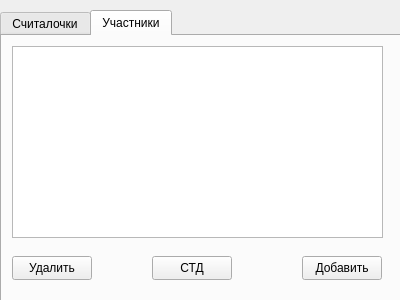
<?xml version="1.0" encoding="UTF-8"?>
<ui version="4.0">
 <class>SettingsDialog</class>
 <widget class="QDialog" name="SettingsDialog">
  <property name="geometry">
   <rect>
    <x>0</x>
    <y>0</y>
    <width>400</width>
    <height>300</height>
   </rect>
  </property>
  <property name="windowTitle">
   <string>Dialog</string>
  </property>
  <widget class="QTabWidget" name="tabWidget">
   <property name="geometry">
    <rect>
     <x>0</x>
     <y>10</y>
     <width>401</width>
     <height>301</height>
    </rect>
   </property>
   <property name="currentIndex">
    <number>1</number>
   </property>
   <widget class="QWidget" name="tab">
    <attribute name="title">
     <string>Считалочки</string>
    </attribute>
    <widget class="QListView" name="countersListView">
     <property name="geometry">
      <rect>
       <x>10</x>
       <y>10</y>
       <width>371</width>
       <height>192</height>
      </rect>
     </property>
    </widget>
    <widget class="QPushButton" name="addCounter">
     <property name="geometry">
      <rect>
       <x>300</x>
       <y>220</y>
       <width>80</width>
       <height>24</height>
      </rect>
     </property>
     <property name="text">
      <string>Добавить</string>
     </property>
    </widget>
    <widget class="QPushButton" name="removeCounter">
     <property name="geometry">
      <rect>
       <x>10</x>
       <y>220</y>
       <width>80</width>
       <height>24</height>
      </rect>
     </property>
     <property name="text">
      <string>Удалить</string>
     </property>
    </widget>
   </widget>
   <widget class="QWidget" name="tab_2">
    <attribute name="title">
     <string>Участники</string>
    </attribute>
    <widget class="QPushButton" name="addParticipant">
     <property name="geometry">
      <rect>
       <x>300</x>
       <y>220</y>
       <width>80</width>
       <height>24</height>
      </rect>
     </property>
     <property name="text">
      <string>Добавить</string>
     </property>
    </widget>
    <widget class="QPushButton" name="removeParticipant">
     <property name="geometry">
      <rect>
       <x>10</x>
       <y>220</y>
       <width>80</width>
       <height>24</height>
      </rect>
     </property>
     <property name="text">
      <string>Удалить</string>
     </property>
    </widget>
    <widget class="QListView" name="participantsListView">
     <property name="geometry">
      <rect>
       <x>10</x>
       <y>10</y>
       <width>371</width>
       <height>192</height>
      </rect>
     </property>
    </widget>
    <widget class="QPushButton" name="useDefaultButton">
     <property name="geometry">
      <rect>
       <x>150</x>
       <y>220</y>
       <width>80</width>
       <height>24</height>
      </rect>
     </property>
     <property name="text">
      <string>СТД</string>
     </property>
    </widget>
   </widget>
  </widget>
 </widget>
 <resources/>
 <connections/>
</ui>
